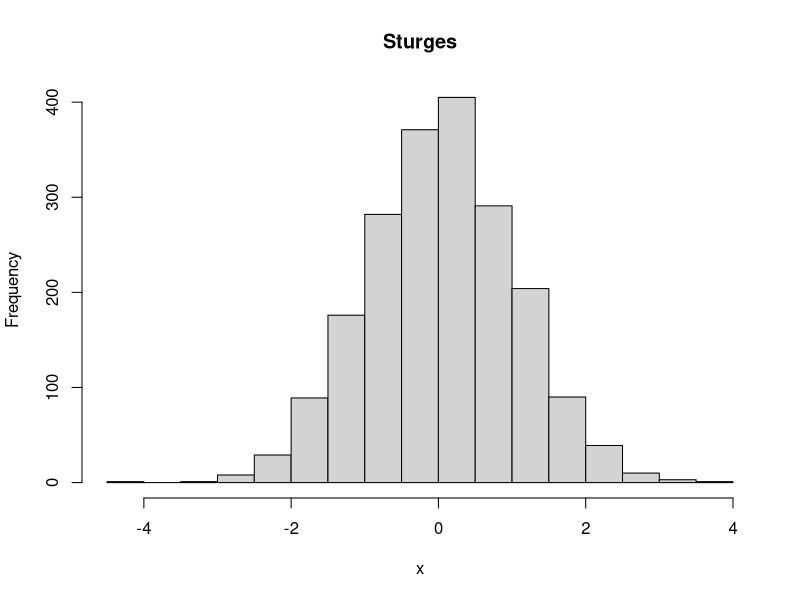
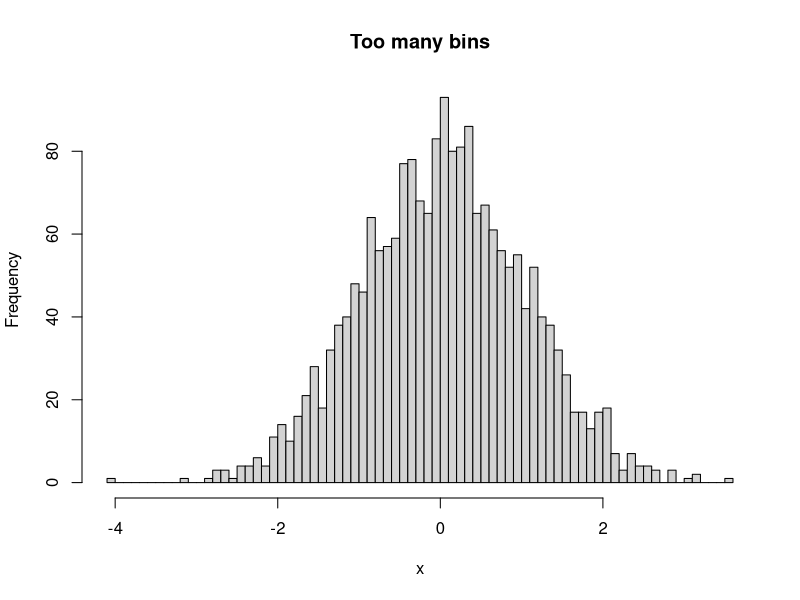
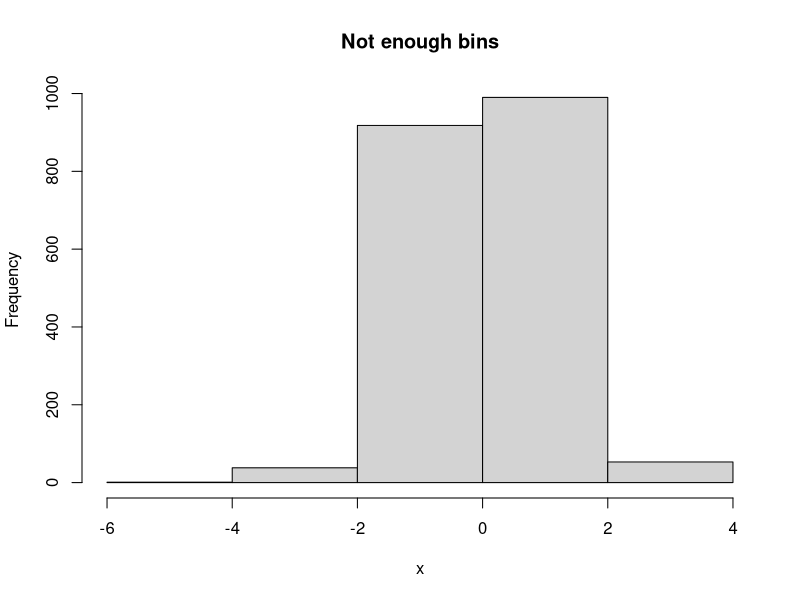
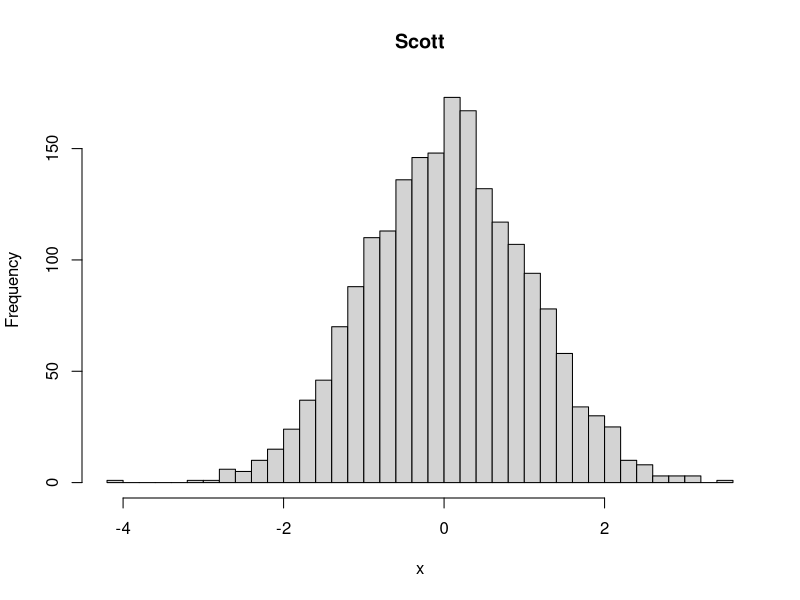
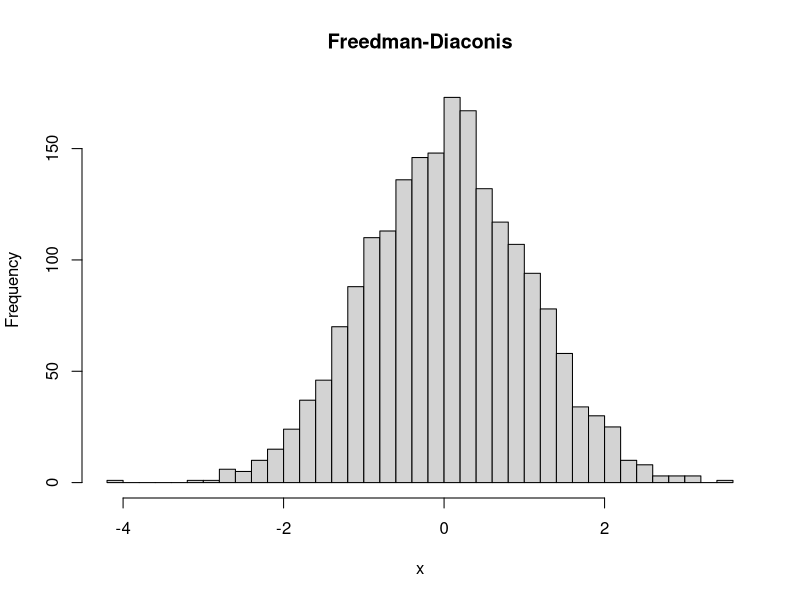
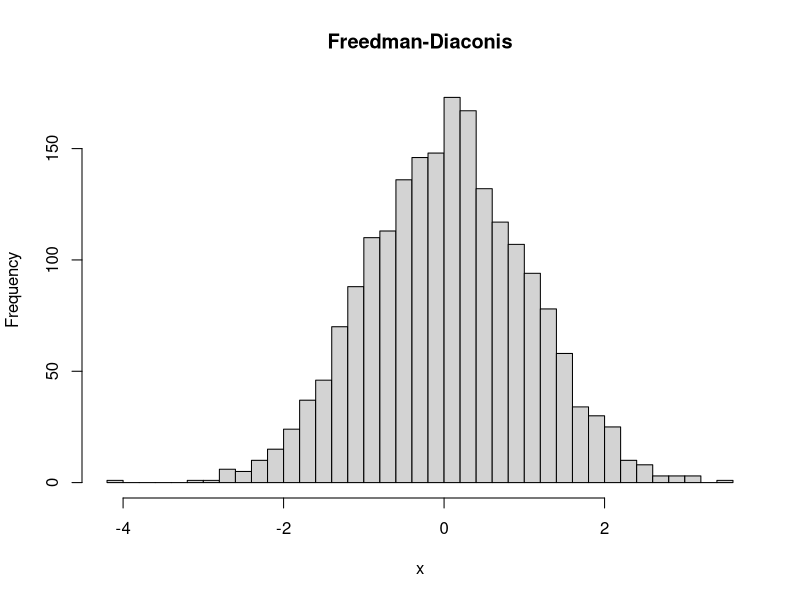
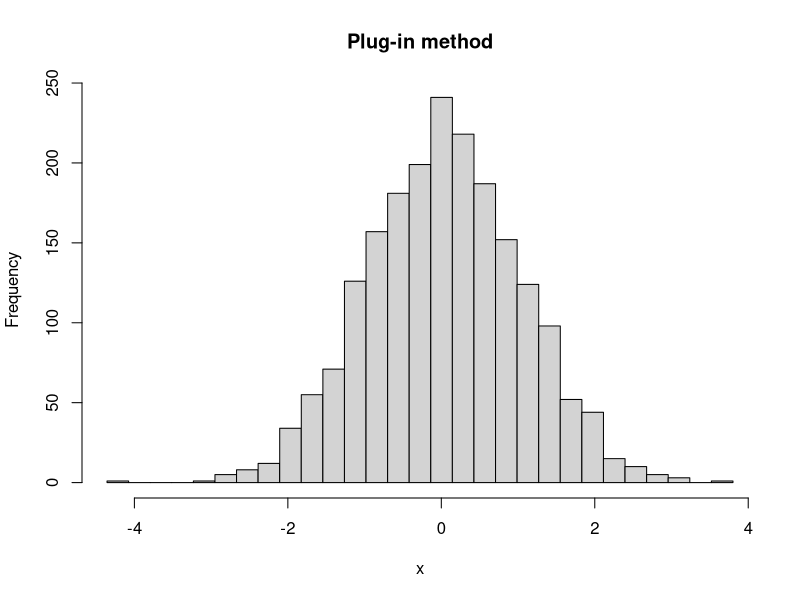

The R script that drew these images, in order:
set.seed(2)
x <- rnorm(2000)

# Histogram
hist(x,
     main = "Sturges")

# Too many bins
hist(x, breaks = 80,
     main = "Too many bins")

# Not enough bins
hist(x, breaks = 5,
     main = "Not enough bins")

# Scott method
hist(x, breaks = "Scott",
     main = "Scott")

# Freedman-Diaconis (FD) method
hist(x, breaks = "Freedman-Diaconis",
     main = "Freedman-Diaconis")
hist(x, breaks = "FD", # Equivalent
     main = "Freedman-Diaconis") 

# Plug in selection
library(KernSmooth)

# Optimal bandwidth
bin_width <- dpih(x)

# Number of bins
nbins <- seq(min(x) - bin_width,
             max(x) + bin_width,
             by = bin_width)

# Histogram
hist(x, breaks = nbins,
     main = "Plug-in method")
